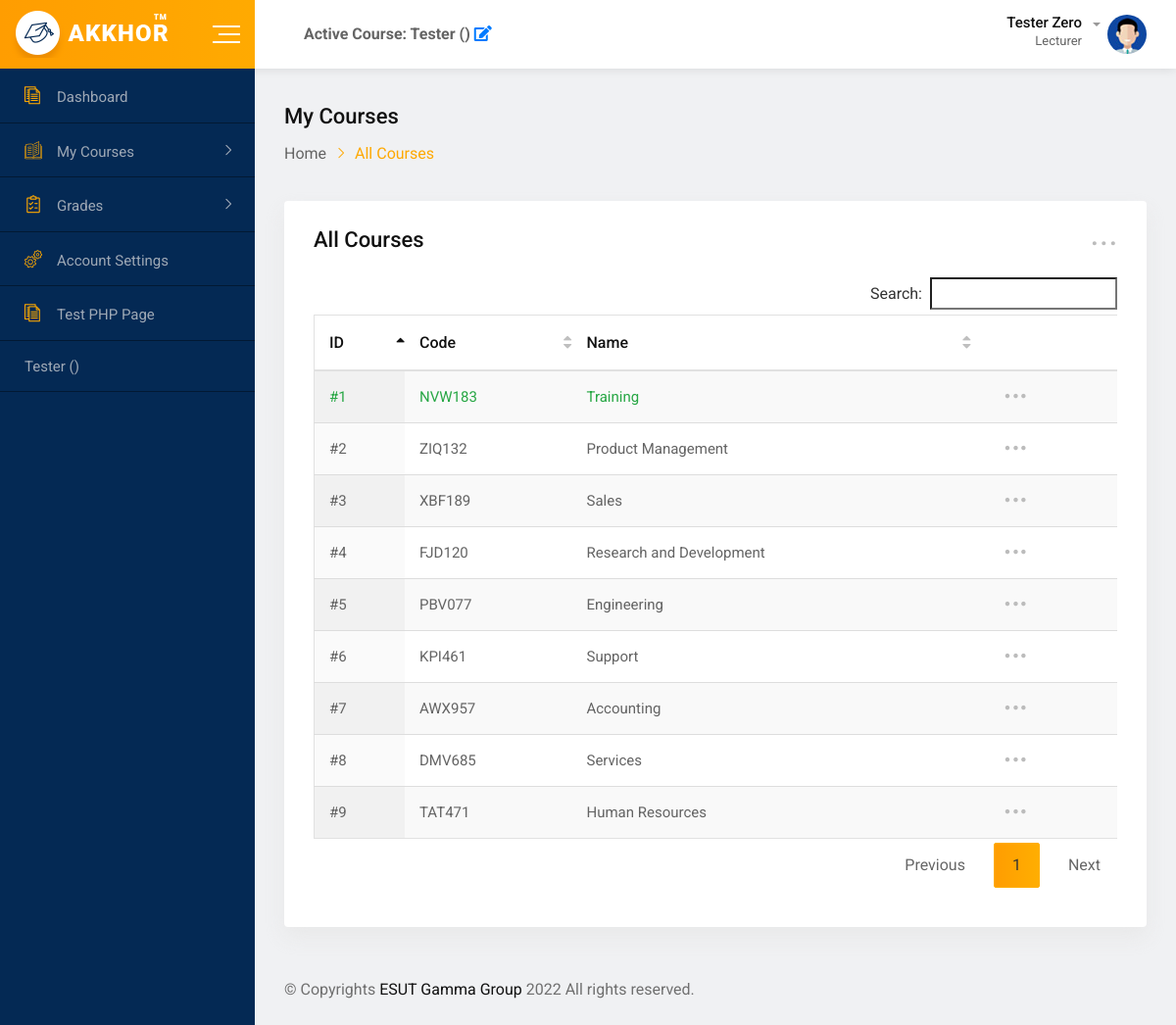
Page /all-courses.php (signed in) on the committed database.
### tables this page shows
CREATE TABLE `courses` (
  `id` int(11) NOT NULL,
  `course_name` varchar(200) NOT NULL,
  `course_code` varchar(10) NOT NULL,
  `department_id` int(11) NOT NULL,
  `date_created` date NOT NULL DEFAULT current_timestamp(),
  `date_updated` datetime NOT NULL DEFAULT current_timestamp() ON UPDATE current_timestamp(),
  `deleted` tinyint(1) NOT NULL DEFAULT 0,
  `department` int(11) NOT NULL
);

CREATE TABLE `lecturers` (
  `id` int(11) NOT NULL,
  `first_name` varchar(50) NOT NULL,
  `last_name` varchar(50) NOT NULL,
  `gender` varchar(10) NOT NULL,
  `email` varchar(200) NOT NULL,
  `phone` varchar(50) NOT NULL,
  `department` int(11) NOT NULL,
  `course_handling` longtext NOT NULL DEFAULT '[     {         "course_id": 673,         "course_credits": 1,         "course_level": 3,         "year_taken": 2019     },     {         "course_id": 543,         "course_credits": 2,         "course_level": 1,         "year_taken": 2019     },     {         "course_id": 226,         "course_credits": 1,         "course_level": 5,         "year_taken": 2018     },     {         "course_id": 981,         "course_credits": 1,         "course_level": 3,         "year_taken": 2022     },     {         "course_id": 649,         "course_credits": 2,         "course_level": 1,         "year_taken": 2020     },     {         "course_id": 47,         "course_credits": 1,         "course_level": 2,         "year_taken": 2021     },     {         "course_id": 664,         "course_credits": 2,         "course_level": 2,         "year_taken": 2021     },     {         "course_id": 884,         "course_credits": 2,         "course_level": 3,         "year_taken": 2019     },     {         "course_id": 440,         "course_credits": 1,         "course_level": 4,         "year_taken": 2018     },     {         "course_id": 121,         "course_credits": 1,         "course_level": 2,         "year_taken": 2022     },     {         "course_id": 352,         "course_credits": 1,         "course_level": 1,         "year_taken": 2018     },     {         "course_id": 790,         "course_credits": 2,         "course_level": 4,         "year_taken": 2019     },     {         "course_id": 308,         "course_credits": 1,         "course_level": 3,         "year_taken": 2020     },     {         "course_id": 42,         "course_credits": 2,         "course_level": 1,         "year_taken": 2022     },     {         "course_id": 589,         "course_credits": 2,         "course_level": 3,         "year_taken": 2020     },     {         "course_id": 163,         "course_credits": 3,         "course_level": 4,         "year_taken": 2020     },     {         "course_id": 659,         "course_credits": 1,         "course_level": 4,         "year_taken": 2021     },     {         "course_id": 989,         "course_credits": 2,         "course_level": 4,         "year_taken": 2020     },     {         "course_id": 126,         "course_credits": 1,         "course_level": 2,         "year_taken": 2018     },     {         "course_id": 814,         "course_credits": 2,         "course_level": 2,         "year_taken": 2022     },     {         "course_id": 303,         "course_credits": 1,         "course_level": 2,         "year_taken": 2022     },     {         "course_id": 655,         "course_credits": 1,         "course_level": 4,         "year_taken": 2022     },     {         "course_id": 147,         "course_credits": 1,         "course_level": 3,         "year_taken": 2022     },     {         "course_id": 99,         "course_credits": 3,         "course_level": 4,         "year_taken": 2020     },     {         "course_id": 440,         "course_credits": 2,         "course_level": 3,         "year_taken": 2020     },     {         "course_id": 23,         "course_credits": 2,         "course_level": 2,         "year_taken": 2022     },     {         "course_id": 702,         "course_credits": 1,         "course_level": 1,         "year_taken": 2021     },     {         "course_id": 413,         "course_credits": 1,         "course_level": 5,         "year_taken": 2022     },     {         "course_id": 931,         "course_credits": 3,         "course_level": 5,         "year_taken": 2022     },     {         "course_id": 601,         "course_credits": 2,         "course_level": 4,         "year_taken": 2020     },     {         "course_id": 718,         "course_credits": 1,         "course_level": 3,         "year_taken": 2019     },     {         "course_id": 935,         "course_credits": 3,         "course_level": 5,         "year_taken": 2021     },     {         "course_id": 164,         "course_credits": 3,         "course_level": 3,         "year_taken": 2022     },     {         "course_id": 64,         "course_credits": 1,         "course_level": 2,         "year_taken": 2018     },     {         "course_id": 840,         "course_credits": 2,         "course_level": 3,         "year_taken": 2020     },     {         "course_id": 15,         "course_credits": 3,         "course_level": 3,         "year_taken": 2021     },     {         "course_id": 852,         "course_credits": 3,         "course_level": 1,         "year_taken": 2018     },     {         "course_id": 780,         "course_credits": 1,         "course_level": 2,         "year_taken": 2021     },     {         "course_id": 882,         "course_credits": 2,         "course_level": 5,         "year_taken": 2018     },     {         "course_id": 102,         "course_credits": 1,         "course_level": 4,         "year_taken": 2019     },     {         "course_id": 304,         "course_credits": 2,         "course_level": 4,         "year_taken": 2018     },     {         "course_id": 478,         "course_credits": 3,         "course_level": 4,         "year_taken": 2019     },     {         "course_id": 901,         "course_credits": 2,         "course_level": 4,         "year_taken": 2019     },     {         "course_id": 451,         "course_credits": 1,         "course_level": 4,         "year_taken": 2020     },     {         "course_id": 13,         "course_credits": 3,         "course_level": 3,         "year_taken": 2021     } ]' CHECK (json_valid(`course_handling`)),
  `password` text NOT NULL,
  `title` varchar(200) DEFAULT NULL,
  `date_created` date NOT NULL DEFAULT current_timestamp(),
  `date_updated` datetime NOT NULL DEFAULT current_timestamp() ON UPDATE current_timestamp(),
  `deleted` tinyint(1) NOT NULL DEFAULT 0
);

### config/connect.php (called while the page is built, shortened)
<?php
class DBController
{
	private $host = "localhost";
	private $user = "root";
	private $password = "";
	private $database = "esut_gamma";
	private $conn;
	function __construct()
	{
		$this->conn = $this->connectDB();
	}
	function connectDB()
	{
		$conn = mysqli_connect($this->host, $this->user, $this->password, $this->database);
		return $conn;
	}
	function connectPDO()
	{
		$dsn = "mysql:host=" . $this->host . ";dbname=" . $this->database;
		$options = [
			PDO::ATTR_EMULATE_PREPARES   => false,
			PDO::ATTR_ERRMODE            => PDO::ERRMODE_EXCEPTION,
			PDO::ATTR_DEFAULT_FETCH_MODE => PDO::FETCH_ASSOC,
			PDO::MYSQL_ATTR_FOUND_ROWS => true,
		];
		try {
			$pdo = new PDO($dsn, $this->user, $this->password, $options);
			return $pdo;
		} catch (Exception $e) {
			error_log($e->getMessage());
			exit('Something weird happened');
		}
	}
	function runQuery($query)
	{
		$result = mysqli_query($this->conn, $query);
		while ($row = mysqli_fetch_assoc($result)) {
			$resultset[] = $row;
		}
		if (!empty($resultset))
			return $resultset;
	}
	function runQueryWithoutResponse($query)
	{
		if (mysqli_query($this->conn, $query)) {
			return true;
		} else {
			die(mysqli_error($this->conn));
			return false;
		}
	}
	public function selectAllWhere($table, $where, $equals)
	{
		$query = "SELECT * FROM $table WHERE $where ='" . $equals . "' ORDER by id DESC";
		$result = $this->runQuery($query);
		return $result;
	}
}

### functions/functions.php (called while the page is built, shortened)
<?php
$db_handle = new DBController();
function sanitize($data, $case = null)
{
  $result = htmlentities($data, ENT_QUOTES);
  if ($case == 'lower') {
    $result = strtoupper($result);
  } elseif ($case == 'none') {
  } elseif ($case == 'clean') {
    $result = ucwords(strtolower($result));
  } else {
    $result = strtoupper($result);
  }
  return $result;
}
function getCoursesHandledByLecturer($id)
{
  global $db_handle;
  $result = $db_handle->selectAllWhere('lecturers', 'id', $id);
  if (isset($result)) {
    $coursesTaken = json_decode($result[0]['course_handling'], true);
    sort($coursesTaken);
    return $coursesTaken;
  } else {
    createLog('Failed', 'getCoursesHandledByLecturer');
    return false;
  }
}
function getCourseInfo($id)
{
  global $db_handle;
  $result = $db_handle->selectAllWhere('courses', 'id', $id);
  if (isset($result)) {
    return $result[0];
  } else {
    createLog('Failed', 'getCourseInfo');
    return false;
  }
}
function createLog($title, $description)
{
  global $db_handle;
  $title = sanitize($title, 'clean');
  $description = sanitize($description, 'none');
  $query = "INSERT INTO `log` (
    `log_title`,
    `log_description`
         ) VALUES (
    '$title',
    '$description'
         )";
  return $db_handle->runQueryWithoutResponse($query);
}

### all-courses.php (the view, shortened to what this page needs)
<?php
require_once('config/connect.php');
require_once('functions/functions.php');
?>
<!doctype html>
<html class="no-js" lang="">
<head>
    <?php require_once('includes/head.php'); ?>
</head>
<body>
    <div id="wrapper" class="wrapper bg-ash">
        <?php require_once('includes/header.php') ?>
        <div class="dashboard-page-one">
            <?php require_once('includes/sidebar.php') ?>
            <div class="dashboard-content-one">
                <div class="breadcrumbs-area">
                    <h3>My Courses</h3>
                    <ul>
                        <li>
                            <a href="index">Home</a>
                        </li>
                        <li>All Courses</li>
                    </ul>
                </div>
                <div class="row">
                    <div class="col-8-xxxl col-12">
                        <div class="card height-auto">
                            <div class="card-body">
                                <div class="heading-layout1">
                                    <div class="item-title">
                                        <h3>All Courses</h3>
                                    </div>
                                    <div class="dropdown">
                                        <a class="dropdown-toggle" href="#" role="button" data-toggle="dropdown" aria-expanded="false">...</a>
                                    </div>
                                </div>
                                <div class="table-responsive">
                                    <table class="table display data-table text-nowrap">
                                        <thead>
                                            <tr>
                                                <th>
                                                    <div class="form-chec">
                                                        <label class="form-check-label">ID</label>
                                                    </div>
                                                </th>
                                                <th>Code</th>
                                                <th>Name</th>
                                                <th></th>
                                            </tr>
                                        </thead>
                                        <tbody>
                                            <?php $coursesHandling = getCoursesHandledByLecturer($_SESSION['lecturer_id']);
                                            if ($coursesHandling) {
                                                foreach ($coursesHandling as $course) {
                                                    $courseInfo = getCourseInfo($course['course_id']);
                                                    if ($courseInfo) {
                                            ?>
                                                        <?php
                                                        if (isset($_SESSION['active_course_id'])) {
                                                            if ($_SESSION['active_course_id'] == $course['course_id']) { ?>
                                                                <tr class="text-success">
                                                                <?php } else { ?>
                                                                <tr>
                                                                <?php }
                                                        } else { ?>
                                                                <tr>
                                                                <?php } ?>
                                                                <td>
                                                                    <div class="form-chec">
                                                                        <label class="form-check-label">#<?= $course['course_id'] ?></label>
                                                                    </div>
                                                                </td>
                                                                <td><?= $courseInfo['course_code'] ?></td>
                                                                <td><?= $courseInfo['course_name'] ?></td>
                                                                <td>
                                                                    <div class="dropdown">
                                                                        <a href="#" class="dropdown-toggle" data-toggle="dropdown" aria-expanded="false">
                                                                            <span class="flaticon-more-button-of-three-dots"></span>
                                                                        </a>
                                                                    </div>
                                                                </td>
                                                                </tr>
                                                    <?php    }
                                                }
                                            } ?>
                                        </tbody>
                                    </table>
                                </div>
                            </div>
                        </div>
                    </div>
                </div>
                <footer class="footer-wrap-layout1">
                    <?php require_once('includes/footer.php') ?>
                </footer>
            </div>
        </div>
    </div>
</body>
</html>

### css/main.css (style rules this page uses)
html { color: #222; font-size: 1em; line-height: 1.4; }

### rows in the picture
courses: course_code "NVW183", course_name "Training"
lecturers: department "2", courses.course_code "ZIQ132", courses.course_name "Product Management"
courses: course_id "3", course_code "XBF189", course_name "Sales"
courses: course_code "FJD120", course_name "Research and Development"
courses: course_code "PBV077", course_name "Engineering", department "6", courses.course_code "KPI461", courses.course_name "Support"
courses: course_code "AWX957", course_name "Accounting"
courses: course_code "DMV685", course_name "Services"
courses: course_code "TAT471", course_name "Human Resources"

### other values in the picture
$_SESSION['active_course_name'] "Tester"
$_SESSION['user_name'] "Tester Zero"
$course['course_id'] "1"
$course['course_id'] "4"
$course['course_id'] "5"
$course['course_id'] "7"
$course['course_id'] "8"
$course['course_id'] "9"
